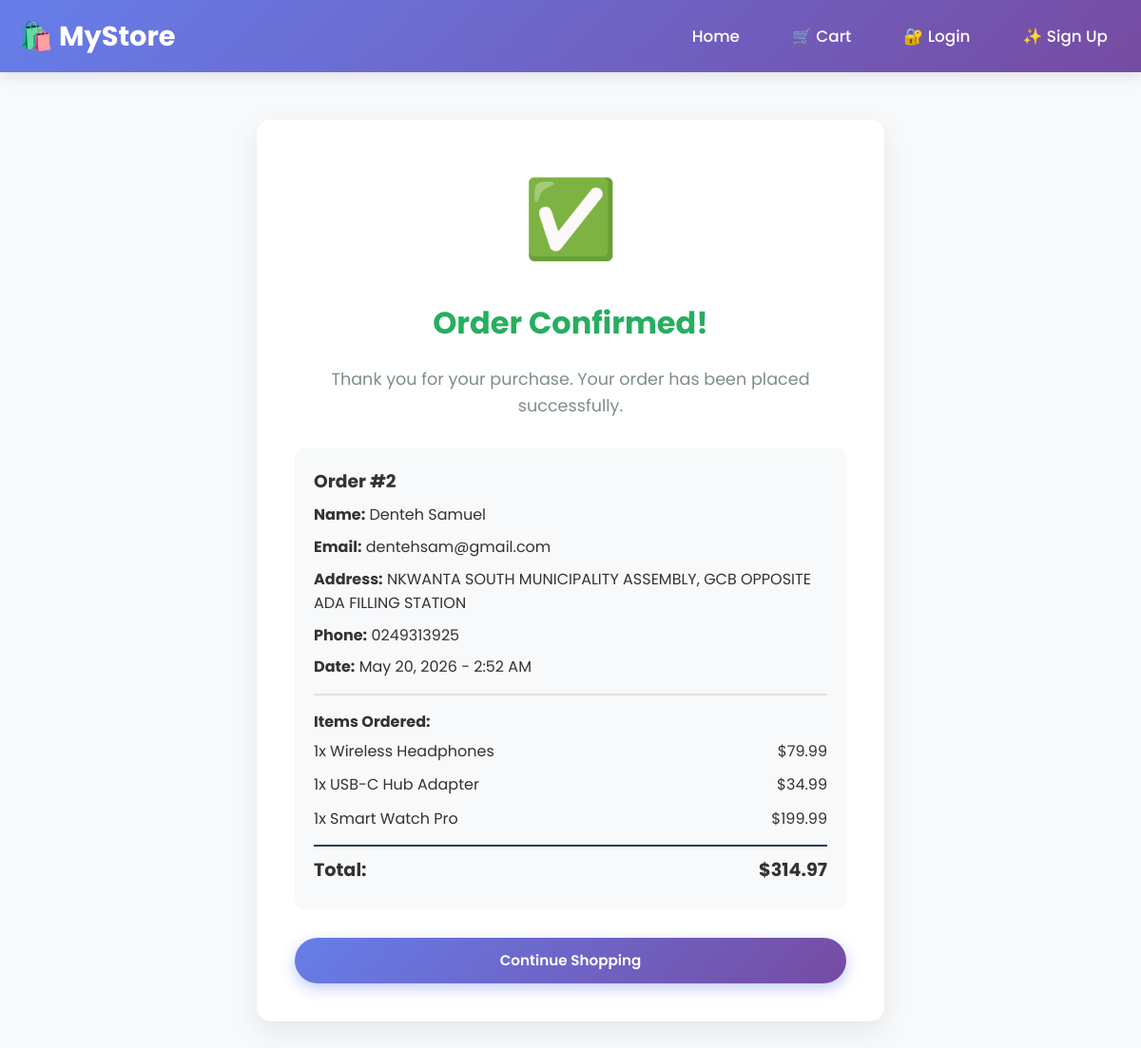
The app's page /order/2/ with its own data.
### store/models.py (models this page shows, shortened)
class Order(models.Model):
    first_name = models.CharField(max_length=100)
    last_name = models.CharField(max_length=100)
    email = models.EmailField()
    address = models.TextField()
    phone = models.CharField(max_length=20)
    created_at = models.DateTimeField(auto_now_add=True)
    paid = models.BooleanField(default=False)
    def get_total_cost(self):
        return sum(item.get_cost() for item in self.items.all())

class OrderItem(models.Model):
    order = models.ForeignKey(Order, related_name='items', on_delete=models.CASCADE)
    product = models.ForeignKey(Product, on_delete=models.CASCADE)
    price = models.DecimalField(max_digits=10, decimal_places=2)
    quantity = models.PositiveIntegerField(default=1)
    def get_cost(self):
        return self.price * self.quantity

class Product(models.Model):
    name = models.CharField(max_length=200)
    description = models.TextField()
    price = models.DecimalField(max_digits=10, decimal_places=2)
    image = models.ImageField(upload_to='product_images/', blank=True, null=True)
    created_at = models.DateTimeField(auto_now_add=True)

### store/views.py (the view)
# urls.py: path('order/<int:order_id>/', views.order_confirmation, name='order_confirmation'),
def order_confirmation(request, order_id):
    order = get_object_or_404(Order, id=order_id)
    return render(request, 'store/order_confirmation.html', {'order': order})

### store/templates/store/order_confirmation.html (shortened to what this page needs)
{% load static %}
<!doctype html>
<html>
  <head>
    <link rel="stylesheet" href="{% static 'store/css/style.css' %}" />
  </head>
  <body>
    <nav class="navbar">
      <div class="nav-container">
        <a href="{% url 'product_list' %}" class="logo">🛍️ MyStore</a>
        <div class="nav-links">
          <a href="{% url 'product_list' %}">Home</a>
          <a href="{% url 'cart_summary' %}" class="cart-icon">🛒 Cart</a>
          {% if user.is_authenticated %}
          <a href="{% url 'logout' %}">🚪 Logout</a>
          <span style="color: white">👤 {{ user.username }}</span>
          {% else %}
          <a href="{% url 'login' %}">🔐 Login</a>
          <a href="{% url 'signup' %}">✨ Sign Up</a>
          {% endif %}
        </div>
      </div>
    </nav>
    <div class="confirmation-container">
      <div class="confirmation-box">
        <div class="success-icon">✅</div>
        <h1 style="color: #27ae60; margin: 20px 0">Order Confirmed!</h1>
        <p style="color: #7f8c8d; font-size: 1.1em">
          Thank you for your purchase. Your order has been placed successfully.
        </p>
        <div class="order-details">
          <h3>Order #{{ order.id }}</h3>
          <p>
            <strong>Name:</strong> {{ order.first_name }} {{ order.last_name }}
          </p>
          <p><strong>Email:</strong> {{ order.email }}</p>
          <p><strong>Address:</strong> {{ order.address }}</p>
          <p><strong>Phone:</strong> {{ order.phone }}</p>
          <p>
            <strong>Date:</strong> {{ order.created_at|date:"F j, Y - g:i A" }}
          </p>
          <div class="items-list">
            <h4>Items Ordered:</h4>
            {% for item in order.items.all %}
            <div class="item-row">
              <span>{{ item.quantity }}x {{ item.product.name }}</span>
              <span>${{ item.get_cost }}</span>
            </div>
            {% endfor %}
            <div
              class="item-row"
              style="
                font-weight: bold;
                font-size: 1.2em;
                margin-top: 10px;
                padding-top: 10px;
                border-top: 2px solid #2c3e50;
              "
            >
              <span>Total:</span>
              <span>${{ order.get_total_cost }}</span>
            </div>
          </div>
        </div>
        <a href="{% url 'product_list' %}" class="btn btn-primary"
          >Continue Shopping</a
        >
      </div>
    </div>
  </body>
</html>

### store/static/store/css/style.css (style rules this page uses)
* { margin: 0; padding: 0; box-sizing: border-box; }
body { font-family: 'Poppins', sans-serif; background-color: #f8f9fa; color: #333; line-height: 1.6; }
.navbar { background: linear-gradient(135deg, #667eea 0%, #764ba2 100%); padding: 15px 0; position: sticky; top: 0; z-index: 1000; box-shadow: 0 4px 15px rgba(0, 0, 0, 0.1); }
.nav-container { max-width: 1200px; margin: 0 auto; padding: 0 20px; display: flex; justify-content: space-between; align-items: center; }
.logo { color: white; font-size: 1.8em; font-weight: 700; text-decoration: none; display: flex; align-items: center; gap: 10px; }
.nav-links { display: flex; gap: 25px; align-items: center; }
.nav-links a { color: white; text-decoration: none; font-weight: 500; font-size: 1.05em; transition: all 0.3s; padding: 8px 15px; border-radius: 25px; }
.cart-icon { position: relative; font-size: 1.4em; }
.btn { display: inline-block; padding: 12px 25px; border-radius: 30px; text-decoration: none; font-weight: 600; font-size: 0.95em; transition: all 0.3s; border: none; cursor: pointer; text-align: center; }
.btn-primary { background: linear-gradient(135deg, #667eea 0%, #764ba2 100%); color: white; width: 100%; box-shadow: 0 5px 15px rgba(102, 126, 234, 0.4); }

### store/templates/store/order_confirmation.html (style rules this page uses)
.confirmation-container { max-width: 700px; margin: 50px auto; padding: 0 20px; text-align: center; }
.confirmation-box { background: white; padding: 40px; border-radius: 15px; box-shadow: 0 10px 30px rgba(0, 0, 0, 0.08); }
.success-icon { font-size: 5em; animation: bounce 1s; }
.order-details { text-align: left; margin: 30px 0; padding: 20px; background: #f8f9fa; border-radius: 10px; }
.order-details p { margin: 8px 0; }
.items-list { margin-top: 15px; padding-top: 15px; border-top: 2px solid #e0e0e0; }
.item-row { display: flex; justify-content: space-between; padding: 5px 0; }

### records on screen
Order: id "2", first_name "Denteh", last_name "Samuel", email "dentehsam@gmail.com", address "NKWANTA SOUTH MUNICIPALITY ASSEMBLY, GCB OPPOSITE ADA FILLING STATION", phone "0249313925", created_at "May 20, 2026 - 2:52 AM", get_total_cost "314.97"
OrderItem: quantity "1", product.name "Wireless Headphones", get_cost "79.99"
OrderItem: quantity "1", product.name "USB-C Hub Adapter", get_cost "34.99"
OrderItem: quantity "1", product.name "Smart Watch Pro", get_cost "199.99"
